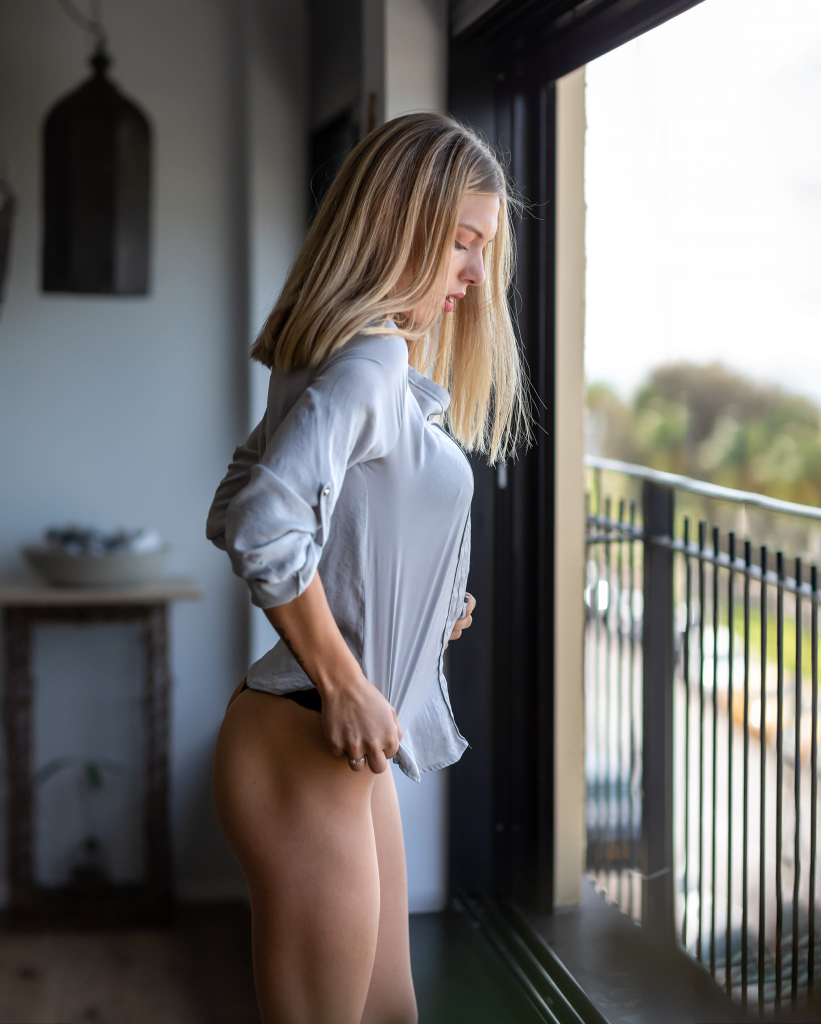
#> input picture attached_assets/galleries/Artful_Nude/009.jpeg, 1642 x 2048 px, found by its file name (shown at 1/2 size); its folder holds only this picture in this run
$ python generate_thumbnails.py
#> lines starting #> are read from the running program, lines starting #| are printed output that depends on the picture
import os
from PIL import Image

def generate_thumbnails(base_path, max_size=800):
    """
    Generate thumbnails for all images in galleries except Bat_Mitzvah
    base_path: Path to galleries folder
    max_size: Maximum width or height for thumbnails
    """
#> called with base_path = 'client/scripts/..', max_size = 800
    # Get all gallery folders
    galleries_path = os.path.join(base_path, 'public/attached_assets/galleries')

    # Process each gallery folder
    for gallery in os.listdir(galleries_path):
        # Skip Bat_Mitzvah and any hidden folders
        # if gallery == 'Bat_Mitzvah' or gallery.startswith('.'):
        #     continue

        gallery_path = os.path.join(galleries_path, gallery)
        if not os.path.isdir(gallery_path):
            continue

        print(f"Processing gallery: {gallery}")

        # Process each image in the gallery
        for img_name in os.listdir(gallery_path):
            # Skip if not an image or already a thumbnail
            if not any(img_name.lower().endswith(ext) for ext in ['.jpg', '.jpeg']) or '-thumb' in img_name:
                continue

            img_path = os.path.join(gallery_path, img_name)
            thumb_name = img_name.rsplit('.', 1)[0] + '-thumb.jpeg'
            thumb_path = os.path.join(gallery_path, thumb_name)

            # Skip if thumbnail already exists
            if os.path.exists(thumb_path):
                continue

            try:
                with Image.open(img_path) as img:
                    # Convert to RGB if necessary
#> img is the input picture: PIL image 1642x2048 RGB; mean R, G, B 113.6, 111.6, 110.1
                    if img.mode in ('RGBA', 'P'):
                        img = img.convert('RGB')

                    # Calculate new dimensions maintaining aspect ratio
                    ratio = max_size / max(img.size)
#> ratio = 0.391
                    if ratio < 1:
                        new_size = tuple(int(dim * ratio) for dim in img.size)
#> new_size = (641, 800)
                        img = img.resize(new_size, Image.Resampling.LANCZOS)
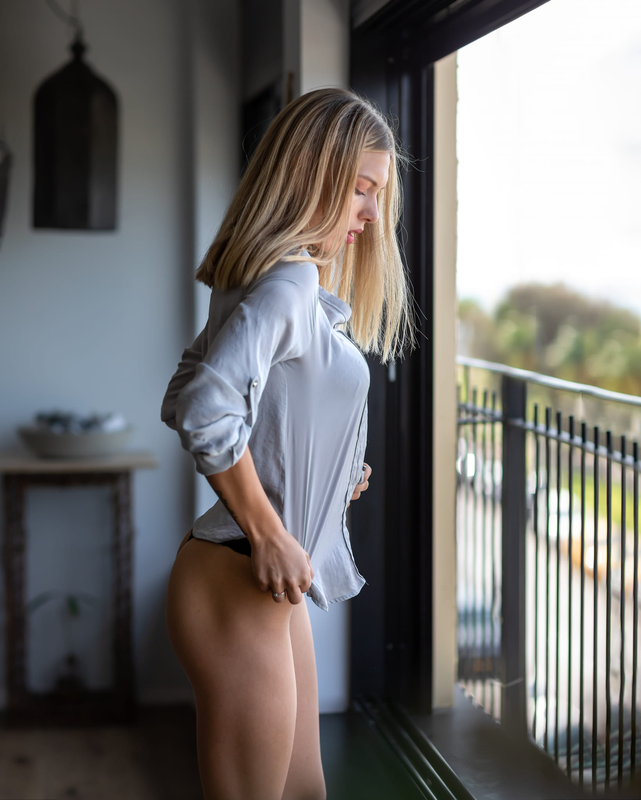
#> img: PIL image 641x800 RGB; mean R, G, B 113.6, 111.6, 110.1

                    # Save thumbnail with quality optimization
                    img.save(thumb_path, 'JPEG', quality=85, optimize=True)
                    print(f"Created thumbnail: {thumb_name}")

            except Exception as e:
                print(f"Error processing {img_name}: {e}")
#> pass 2 of the loop in generate_thumbnails, `for gallery in os.listdir(galleries_path):`:
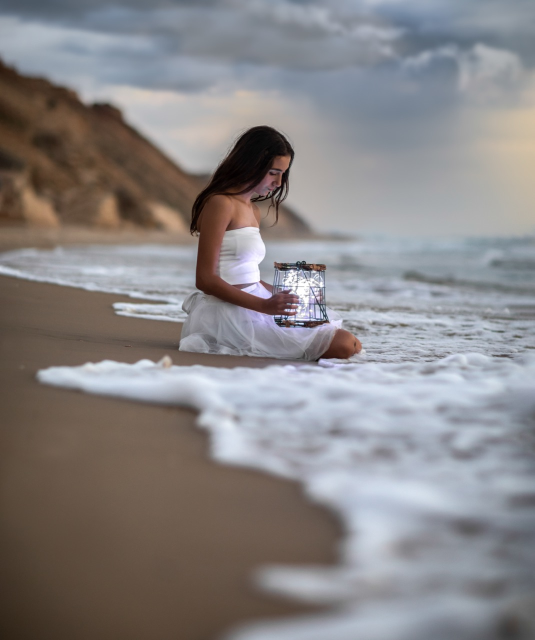
#> input picture attached_assets/galleries/Bat_Mitsva/003.jpeg, 1069 x 1280 px, found by its file name (shown at 1/2 size)
#> in generate_thumbnails, img is the input picture: PIL image 1069x1280 RGB; mean R, G, B 136.4, 133.1, 134.1
#> in generate_thumbnails, `img = img.resize(new_size, Image.Resampling.LANCZOS)`:
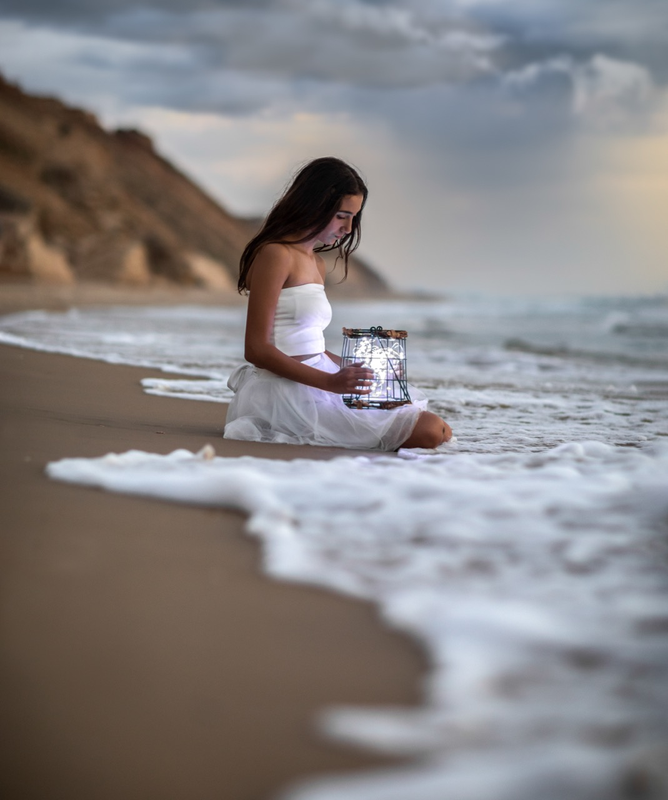
#> img: PIL image 668x800 RGB; mean R, G, B 136.4, 133.1, 134.1

if __name__ == "__main__":
    # Assuming script is run from the project root
    project_root = os.path.join(os.path.dirname(__file__), '..')
    generate_thumbnails(project_root)
    print("Thumbnail generation complete!")
